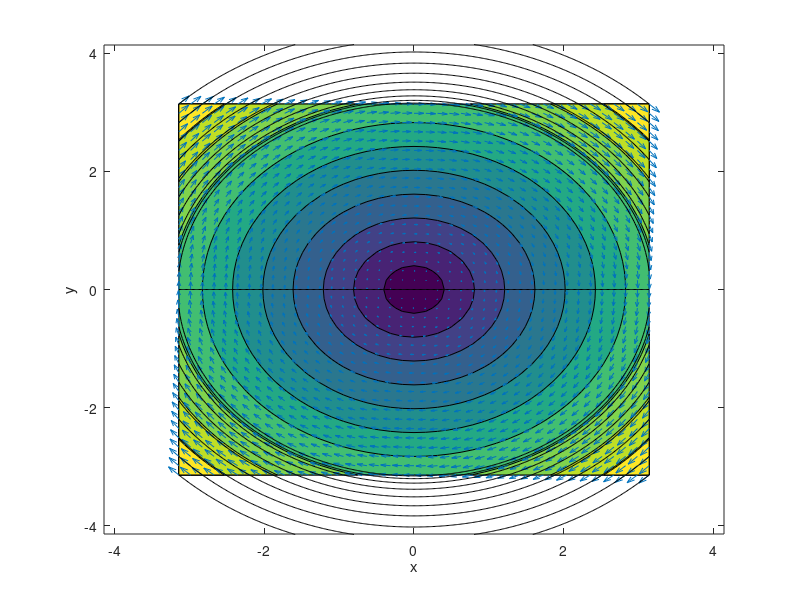

This figure's MATLAB source:
function test_quiver %[x,y,Xv,Yv]=test_quiver
  clc
  if 1
    [x,y,Xv,Yv] = plot_2d_VectField();   
  else
    [x,y,z,Xv,Yv,Zv] = plot_3d_VectField();
  end
end

function [x,y,Xv,Yv] = plot_2d_VectField()
    mod = 1;
    [x,y,Xv,Yv]=get_data_2d(mod);
    
    figure(2354623);
    contourf(x(1,:),y(:,1),sqrt(Xv.^2+Yv.^2)); hold on
    h = quiver(x,y,Xv,Yv);set (h, "maxheadsize", 0.33);hold on
    plot_streamline(x(1,:),y(1:2:end,1),1);
    hold off
    xlim([min(min(x))-1,max(max(x))+1]);
    ylim([min(min(y))-1,max(max(y))+1]);
    xlabel('x');ylabel('y');
    
  %  figure(8462)
  %  h = surf(x,y,sqrt(Xv.^2+Yv.^2));  
  %  xlim([min(min(x))-1,max(max(x))+1]);
  %  ylim([min(min(y))-1,max(max(y))+1]);
end

function [x,y,Xv,Yv]=get_data_2d(mod)
  Base = linspace(-pi,pi,41);  
  [x, y] = meshgrid (Base);

  switch mod
  case 1
    Xv =  y;
    Yv =  -x;
  case 2
    Xv =  cos(x);
    Yv =  sin(y);
  case 3
    Xv =  sin(y);
    Yv =  cos(x);
  case 4
    Xv =  cos(y);
    Yv =  cos(x);
  end
end


function [x,y,z,Xv,Yv,Zv] = plot_3d_VectField()
  [x,y,z,Xv,Yv,Zv]=get_data_3d();
    h = quiver3(x,y,z,Xv,Yv,Zv);
    xlabel('x');ylabel('y');zlabel('z');
%    view([0,0]) % 2d over z & y ylabel('y');
%    view([0,90]) % 2d over x & y ylabel('y');
    view([90,0]) % 2d over x & y ylabel('y');
end


function [x,y,z,Xv,Yv,Zv]=get_data_3d()
  Base = linspace(-2*pi,2*pi,15);  
%  [x, y] = meshgrid (Base);
  [x, y,z] = ndgrid (Base,Base,Base);

  switch 1
  case 1
    Xv =  sin(x);
    Yv =  cos(y);
    Zv =  atan(z);
  case 2
    Xv =  cos(x);
    Yv =  sin(y);
  case 3
    Xv =  sin(y);
    Yv =  cos(x);
  end
end

function plot_streamline(x,y_0,mod)
  [x_fun,y_fun] = get_func(mod);
  x_alt = x;
  x =interp1(1:numel(x),x,1:0.1:numel(x));
  if mod  ~= 1
    return
  end
  
  y = zeros(numel(y_0),numel(x));y(:,1) = y_0; 
  x_0 = x(1);
%  x_0 = x;y_0 =0;x = xx;
  C = y_0.^2+x_0.^2;
  for n = 1:numel(y_0);
    y(n,:) = sign(y_0(n)).*sqrt(-x.^2+C(n));
  end
  plot(x,y,'k') 
end 

function [x_fun,y_fun] = get_func(mod)
  switch mod
    case 1
      x_fun = inline('sin(x)','x');
      y_fun = inline('cos(y)','y'); 
      Zv = inline('atan(z)','z'); 
    case 2
      Xv =  cos(x);
      Yv =  sin(y);
    case 3
      Xv =  sin(y);
      Yv =  cos(x);
    otherwise
  end
end